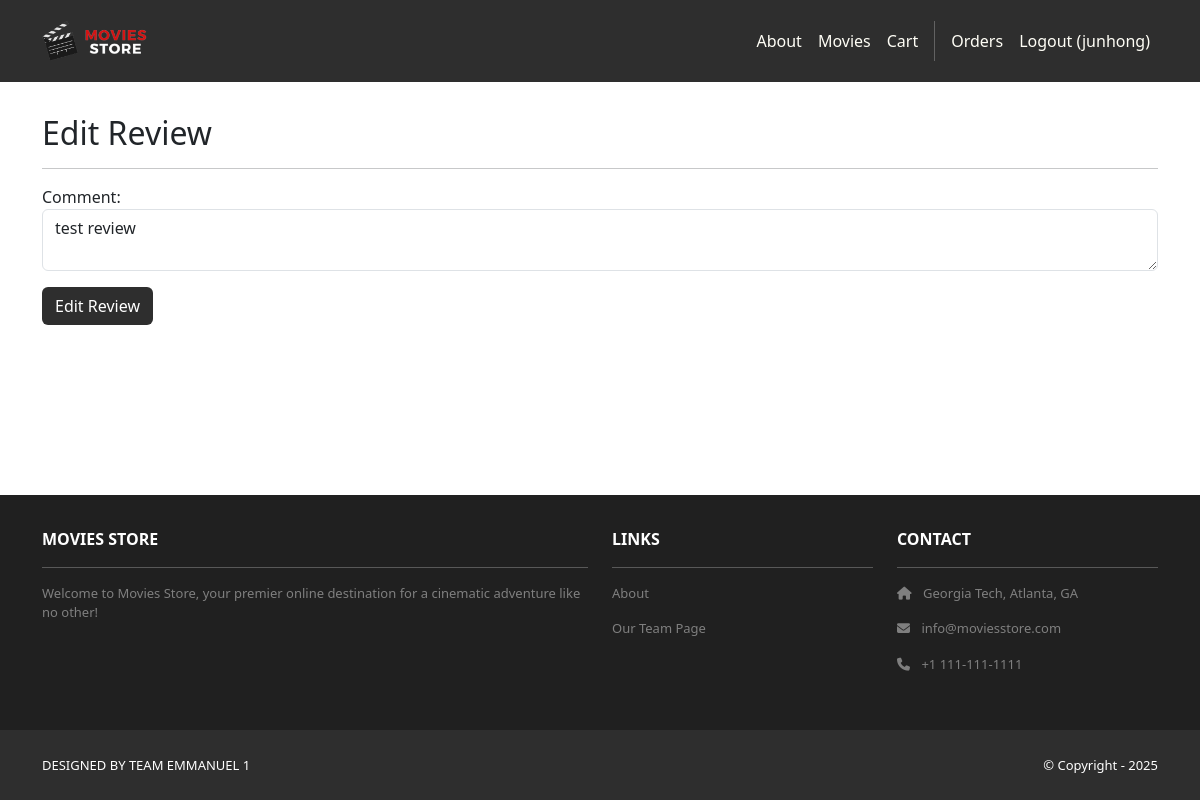
The page /movies/1/review/1/edit/ (signed in) on the database as committed earlier.
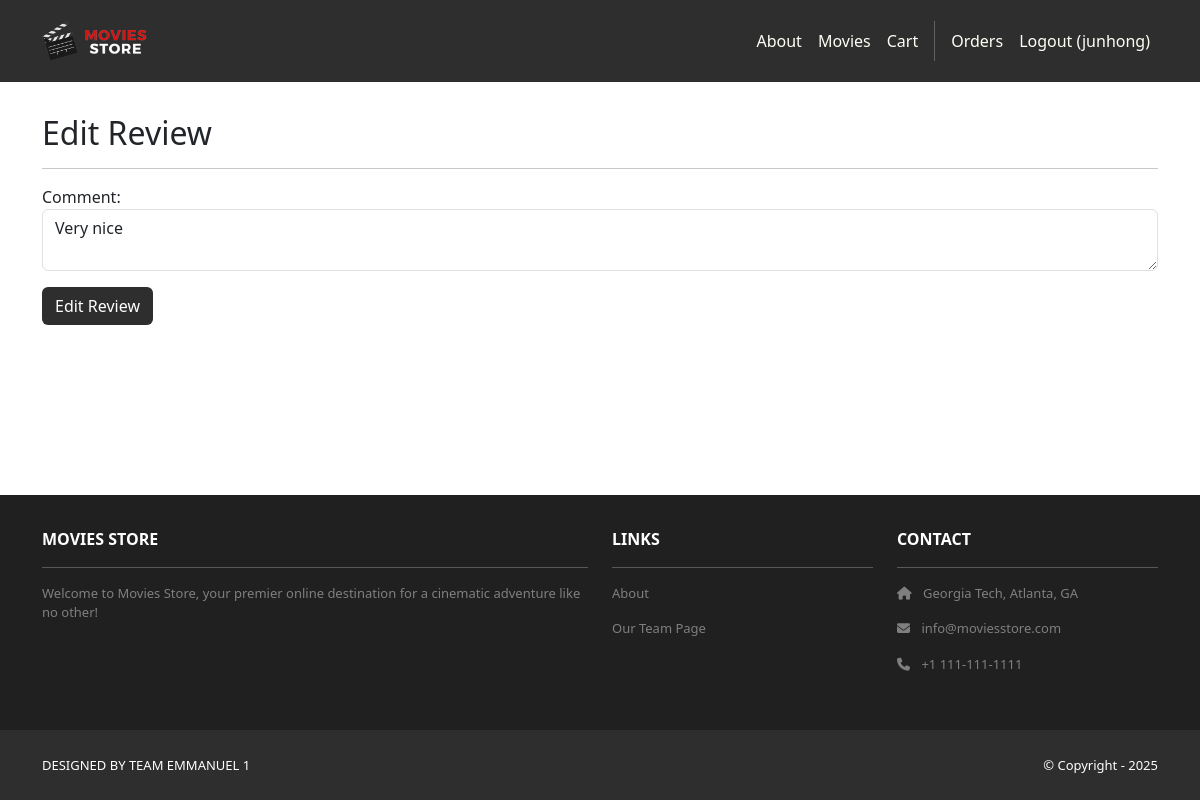
The same page on the database as committed later.
### movies/models.py (models this page shows, shortened)
class Review(models.Model):
    id = models.AutoField(primary_key=True)
    comment = models.CharField(max_length=255)
    date = models.DateTimeField(auto_now_add=True)
    movie = models.ForeignKey(Movie,
    on_delete=models.CASCADE)
    user = models.ForeignKey(CustomUser,
    on_delete=models.CASCADE)

### movies/views.py (the view)
# urls.py: path('<int:id>/review/<int:review_id>/edit/', views.edit_review, name='movies.edit_review'),
@login_required
def edit_review(request, id, review_id):
    review = get_object_or_404(Review, id=review_id)
    if request.user != review.user:
        return redirect('movies.show', id=id)
    if request.method == 'GET':
        template_data = {}
        template_data['title'] = 'Edit Review'
        template_data['review'] = review
        return render(request, 'movies/edit_review.html',
                      {'template_data': template_data})
    elif request.method == 'POST' and request.POST['comment'] != '':
        review = Review.objects.get(id=review_id)
        review.comment = request.POST['comment']
        review.save()
        return redirect('movies.show', id=id)
    else:
        return redirect('movies.show', id=id)

### movies/templates/movies/edit_review.html (shortened to what this page needs)
{% extends 'base.html' %}
{% block content %}
<div class="p-3">
    <div class="container">
        <div class="row mt-3">
            <div class="col mx-auto mb-3">
                <h2>Edit Review</h2>
                <hr />
                <form method="POST">
                    <p>
                        <label for="comment">Comment:</label>
                        <textarea name="comment" required
                        class="form-control" id="comment">{{template_data.review.comment}}</textarea>
                    </p>
                    <div class="text-start">
                        <button type="submit"
                            class="btn bg-dark text-white">Edit Review
                        </button>
                    </div>
                </form>
            </div>
        </div>
    </div>
</div>
{% endblock content %}

Rows that differ between the two databases and show on the page:
changed Review: comment "test review" → "Very nice"
